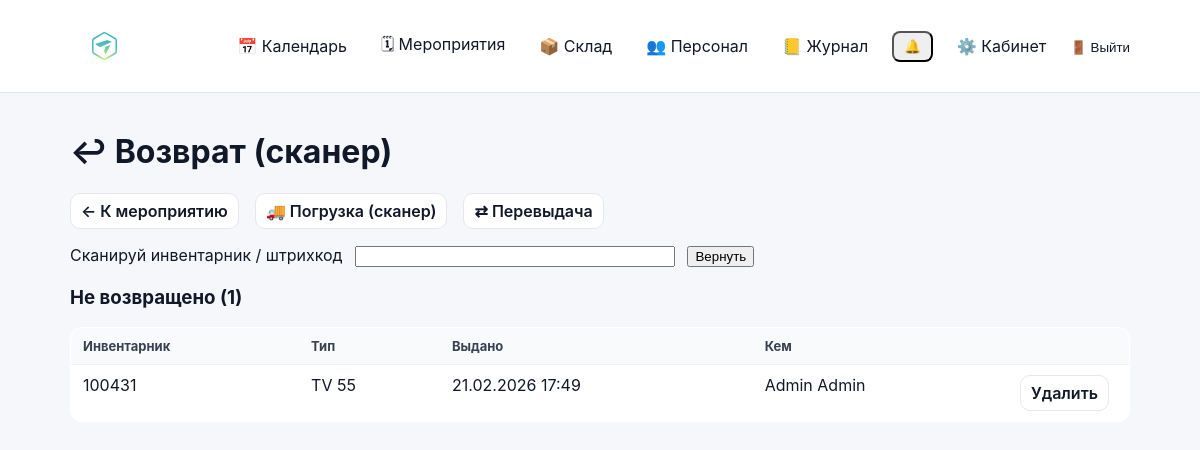
Page /events/66/stock/return/ (signed in) on the committed database.
### events/models.py (models this page shows, shortened)
class EventStockIssue(models.Model):
    event = models.ForeignKey(Event, on_delete=models.CASCADE, related_name="stock_issues")
    item = models.ForeignKey(StockEquipmentItem, on_delete=models.PROTECT, related_name="event_issues")
    issued_at = models.DateTimeField(auto_now_add=True)
    issued_by = models.ForeignKey(
        User,
        on_delete=models.SET_NULL,
        null=True,
        blank=True,
        related_name="issued_stock_items",
    )
    returned_at = models.DateTimeField(null=True, blank=True)
    returned_by = models.ForeignKey(
        User,
        on_delete=models.SET_NULL,
        null=True,
        blank=True,
        related_name="returned_stock_items",
    )
    class Meta:
        ordering = ["-issued_at", "-id"]
        constraints = [
            models.UniqueConstraint(
                fields=["event", "item"],
                condition=models.Q(returned_at__isnull=True),
                name="uniq_event_stock_issue_active_event_item",
            ),
            models.UniqueConstraint(
                fields=["item"],
                condition=models.Q(returned_at__isnull=True),
                name="uniq_event_stock_issue_active_item",
            ),
        ]

### inventory/models.py (models this page shows, shortened)
class StockEquipmentItem(models.Model):
    STATUS_STORAGE = "storage"
    STATUS_EVENT = "event"
    STATUS_REPAIR = "repair"
    STATUS_CHOICES = (
        (STATUS_STORAGE, "На складе"),
        (STATUS_EVENT, "На мероприятии"),
        (STATUS_REPAIR, "В ремонте"),
    )
    equipment_type = models.ForeignKey(
        StockEquipmentType,
        on_delete=models.PROTECT,
        related_name="items",
    )
    inventory_number = models.CharField(max_length=64, unique=True)
    status = models.CharField(
        max_length=16,
        choices=STATUS_CHOICES,
        default=STATUS_STORAGE,
    )
    comment = models.CharField(max_length=255, blank=True)
    photo = models.FileField(upload_to="equipment_photos/", blank=True, null=True)
    kit_items = models.ManyToManyField(
        "self",
        symmetrical=False,
        blank=True,
        related_name="kit_parents",
        verbose_name="Комплект",
    )
    created_at = models.DateTimeField(auto_now_add=True)
    class Meta:
        verbose_name = "Единица оборудования"
        verbose_name_plural = "Единицы оборудования"
        ordering = ["equipment_type__name", "inventory_number", "id"]

class StockEquipmentType(models.Model):
    name = models.CharField(max_length=255)
    category = models.ForeignKey(StockCategory, on_delete=models.PROTECT)
    subcategory = models.ForeignKey(
        StockSubcategory,
        on_delete=models.PROTECT,
        null=True,
        blank=True
    )
    power_w = models.PositiveIntegerField(
        null=True,
        blank=True,
        verbose_name="Потребляемая мощность (Вт)"
    )
    dimensions_mm = models.CharField(
        max_length=100,
        null=True,
        blank=True,
        verbose_name="Габариты (мм)"
    )
    weight_kg = models.DecimalField(
        max_digits=6,
        decimal_places=2,
        null=True,
        blank=True,
        verbose_name="Вес (кг)"
    )
    name = models.CharField(max_length=200)
    description = models.TextField(blank=True)
    weight_kg = models.DecimalField(max_digits=8, decimal_places=3, null=True, blank=True)
    width_mm = models.PositiveIntegerField(null=True, blank=True)
    height_mm = models.PositiveIntegerField(null=True, blank=True)
    depth_mm = models.PositiveIntegerField(null=True, blank=True)
    power_watt = models.PositiveIntegerField(null=True, blank=True)
    is_active = models.BooleanField(default=True)
    created_at = models.DateTimeField(auto_now_add=True)
    class Meta:
        verbose_name = "Тип оборудования склада"
        verbose_name_plural = "Типы оборудования склада"
        unique_together = ("category", "subcategory", "name")
        ordering = ["category__name", "subcategory__name", "name", "id"]

### accounts/models.py (models this page shows, shortened)
class User(AbstractUser):
    phone = models.CharField("Телефон", max_length=30, blank=True, default="")
    patronymic = models.CharField("Отчество", max_length=150, blank=True, default="")
    class Meta(AbstractUser.Meta):
        permissions = [
            ("manage_staff", "Can manage staff (users/roles)"),
        ]
    def get_full_name(self) -> str:
        parts = [self.last_name, self.first_name, self.patronymic]
        return " ".join([p.strip() for p in parts if p and p.strip()]).strip() or self.username

### events/views.py (the view, shortened to what this page needs)
# urls.py: path("events/<int:event_id>/stock/return/", views.event_stock_return_view, name="event_stock_return"),
@login_required
def event_stock_return_view(request: HttpRequest, event_id: int) -> HttpResponse:
    event = get_object_or_404(Event, id=event_id, is_deleted=False)
    if not can_edit_event_equipment(request.user):
        return HttpResponseForbidden("Недостаточно прав")
    issued_qs = (
        EventStockIssue.objects.filter(event=event, returned_at__isnull=True)
        .select_related(
            "item",
            "item__equipment_type",
            "item__equipment_type__category",
            "item__equipment_type__subcategory",
        )
        .order_by("-issued_at", "-id")
    )
    return render(
        request,
        "events/event_stock_return.html",
        {
            "event": event,
            "issued_items": issued_qs,
        },
    )

### accounts/context_processors.py (called while the page is built)
def authz_flags(request):
    user = getattr(request, "user", None)
    return {
        "can_manage_staff": can_manage_staff(user),
        "can_edit_event_card": can_edit_event_card(user),
        "can_edit_event_equipment": can_edit_event_equipment(user),
        "can_edit_inventory": can_edit_inventory(user),
        "can_view_stock": can_view_stock(user),
    }

### accounts/permissions.py (called while the page is built)
def _ok(user) -> bool:
    return bool(user and user.is_authenticated)

def is_super(user) -> bool:
    return bool(_ok(user) and getattr(user, "is_superuser", False))

def can_manage_staff(user) -> bool:
    return is_super(user) or (_ok(user) and user.has_perm("accounts.manage_staff"))

def can_edit_inventory(user) -> bool:
    return is_super(user) or (_ok(user) and user.has_perm("inventory.manage_inventory"))

def can_view_stock(user) -> bool:
    return is_super(user) or (_ok(user) and (user.has_perm("inventory.manage_inventory") or user.has_perm("events.edit_event_card")))

def can_edit_event_card(user) -> bool:
    return is_super(user) or (_ok(user) and user.has_perm("events.edit_event_card"))

def can_edit_event_equipment(user) -> bool:
    return is_super(user) or (_ok(user) and user.has_perm("events.edit_event_equipment"))

### events/templates/events/event_stock_return.html (shortened to what this page needs)
{% extends "base.html" %}
{% block content %}
  <h1>↩ Возврат (сканер)</h1>
  <div style="margin: 12px 0; display:flex; gap:8px; flex-wrap:wrap;">
    <a class="btn-secondary" href="{% url 'event_detail' event.id %}">← К мероприятию</a>
    <a class="btn-secondary" href="{% url 'event_stock_load' event.id %}">🚚 Погрузка (сканер)</a>
    <a class="btn-secondary" href="{% url 'event_stock_transfer' event.id %}">⇄ Перевыдача</a>
  </div>
  <form method="post" style="margin: 16px 0;">
    <label for="code">Сканируй инвентарник / штрихкод</label>
    <input id="code" name="code" type="text" autofocus autocomplete="off" style="width: 320px; margin-left: 8px;" />
    <button class="btn-primary" type="submit" style="margin-left: 8px;">Вернуть</button>
  </form>
  <h3>Не возвращено ({{ issued_items|length }})</h3>
  {% if issued_items %}
    <table class="list-table">
      <thead>
        <tr>
          <th>Инвентарник</th>
          <th>Тип</th>
          <th>Выдано</th>
          <th>Кем</th>
          <th style="width:120px;"></th>
        </tr>
      </thead>
      <tbody>
        {% for issue in issued_items %}
          <tr>
            <td>{{ issue.item.inventory_number }}</td>
            <td>{{ issue.item.equipment_type.name }}</td>
            <td>{{ issue.issued_at|date:"d.m.Y H:i" }}</td>
            <td>{{ issue.issued_by.get_full_name|default:issue.issued_by.username }}</td>
            <td>
              <a class="btn-secondary" href="{% url 'event_stock_issue_delete' event.id issue.id %}"
                 onclick="return confirm('Удалить запись выдачи? Используй только для исправления ошибочного скана.')">
                Удалить
              </a>
            </td>
          </tr>
        {% endfor %}
      </tbody>
    </table>
  {% else %}
    <p style="opacity:0.8;">Все выданные позиции возвращены 🎉</p>
  {% endif %}
{% endblock %}

### static/css/base.css (style rules this page uses)
* { box-sizing: border-box; }
html, body { height: 100%; }
body { margin: 0; font-family: -apple-system, BlinkMacSystemFont, "Segoe UI", Roboto, Arial, sans-serif; background: #f5f7fb; color: #111827; }
a { color: inherit; text-decoration: none; }
.btn-secondary { display: inline-flex; align-items: center; padding: 7px 10px; border-radius: 10px; border: 1px solid #e5e7eb; background: #ffffff; color: #111827; font-weight: 600; text-decoration: none; margin-right: 8px; transition: transform 160ms ease, box-shadow 160ms ease, background 160ms ease; }
.list-table { width: 100%; border-collapse: collapse; background: #ffffff; border: 1px solid #e5e7eb; border-radius: 12px; overflow: hidden; }
.list-table th, .list-table td { padding: 10px 12px; border-bottom: 1px solid #eef2f7; text-align: left; vertical-align: top; }
.list-table th { background: #f9fafb; font-size: 13px; color: #374151; }
.list-table tr:last-child td { border-bottom: 0; }

### rows in the picture
EventStockIssue: item.inventory_number "100431", item.equipment_type.name "TV 55", issued_at "21.02.2026 17:49", issued_by.get_full_name "Admin Admin"

### other values in the picture
{{ issued_items|length }} "1"
